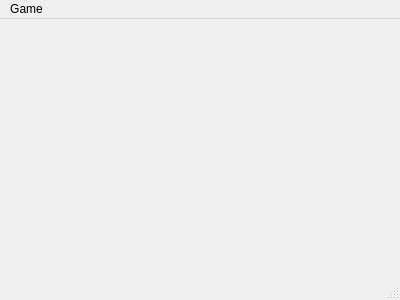
<?xml version="1.0" encoding="UTF-8"?>
<ui version="4.0">
 <class>MainWindow</class>
 <widget class="QMainWindow" name="MainWindow">
  <property name="geometry">
   <rect>
    <x>0</x>
    <y>0</y>
    <width>400</width>
    <height>300</height>
   </rect>
  </property>
  <property name="windowTitle">
   <string>MainWindow</string>
  </property>
  <widget class="QWidget" name="centralWidget"/>
  <widget class="QMenuBar" name="menuBar">
   <property name="geometry">
    <rect>
     <x>0</x>
     <y>0</y>
     <width>400</width>
     <height>22</height>
    </rect>
   </property>
   <widget class="QMenu" name="menuNew">
    <property name="title">
     <string>Game</string>
    </property>
    <addaction name="actionStart"/>
    <addaction name="actionQuit"/>
   </widget>
   <addaction name="menuNew"/>
  </widget>
  <widget class="QStatusBar" name="statusBar"/>
  <action name="actionStart">
   <property name="text">
    <string>start</string>
   </property>
  </action>
  <action name="actionQuit">
   <property name="text">
    <string>quit</string>
   </property>
   <property name="toolTip">
    <string>quit tictactoe4x</string>
   </property>
  </action>
 </widget>
 <layoutdefault spacing="6" margin="11"/>
 <resources/>
 <connections/>
</ui>
